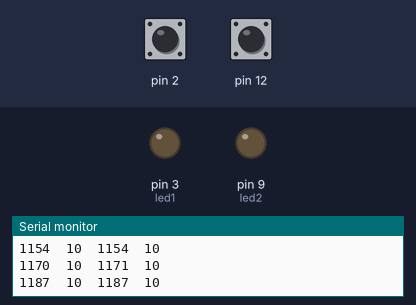
The sketch below on a simulated Arduino Uno, built with avr-gcc and run on an emulated ATmega328P. Parts: output pins drawn as LEDs (lit = HIGH), the last lines printed to the serial monitor. Dashed ring = blinking. Inputs (shaded band) come from the test bench; at power-on: pin 2 HIGH, pin 12 HIGH.

Above: at 1.2 s.
1.3 s: pin 2 pulled LOW for 1 s
At 2.7 s:
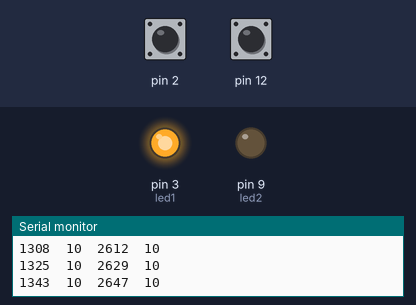
3.8 s: pin 12 pulled LOW for 1 s
At 5.0 s:
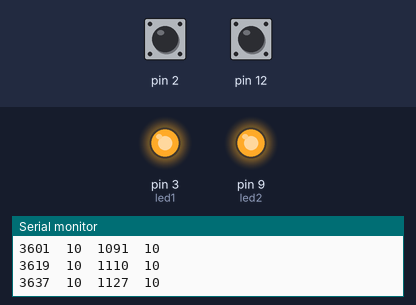
6.3 s: pin 2 pulled LOW for 0.15 s
At 7.5 s:
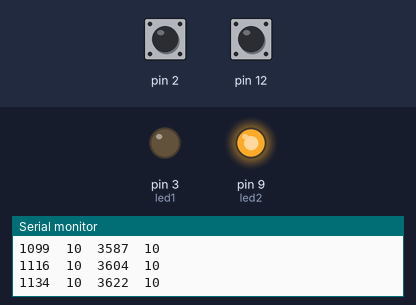
7.9 s: pin 12 pulled LOW for 0.15 s
At 9.1 s:
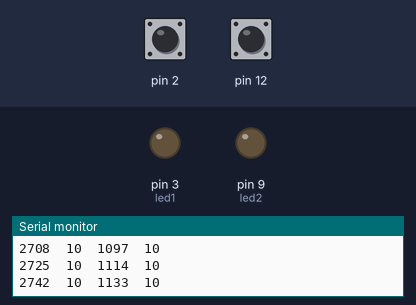
9.5 s: pin 12 pulled LOW for 3.2 s
At 10.2 s:
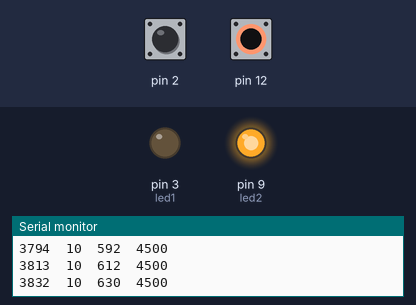
15.7 s: pin 12 pulsed LOW 5 times (0.12 s each, 0.3 s apart)
At 16.16 s:
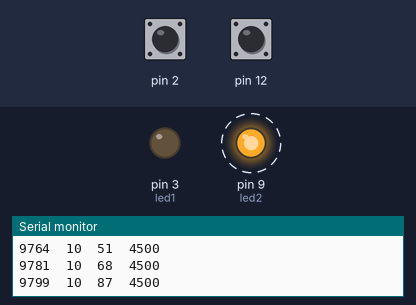
Timing chart, 0 to 18.7 s (numbered marks = the images above; inputs shaded):
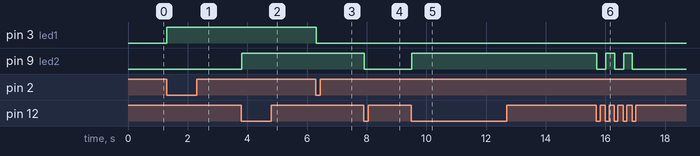

Measured:
- after the input at 1.3 s, pin 3 (led1): LOW → HIGH at once
- after the input at 3.8 s, pin 9 (led2): LOW → HIGH at once
- after the input at 6.3 s, pin 3 (led1): HIGH → LOW at once
- after the input at 7.9 s, pin 9 (led2): HIGH → LOW at once
- after the input at 9.5 s, pin 9 (led2): LOW → HIGH at once
- after the input at 15.7 s, pin 9 (led2): alternates HIGH for 0.29 s and LOW for 0.31 s, 5 changes in all, then stays LOW, starting at once

The sketch:

cap_sense_led.ino
```cpp
#include <CapacitiveSensor.h>

int led1 = 3;  //change '10' to any desired pin...
long time1 = 0;
long time2 = 0;
int led2 =  9;
int state1 = LOW;
int state2 = LOW;

boolean yes;
boolean yes1;
boolean previous1= false;
boolean previous2 = false;

int debounce = 200;

CapacitiveSensor   cs_5_2 = CapacitiveSensor(5,2); // 1M resistor between pins 5 & 2, pin 2 is sensor pin, add a wire and or foil if desired
CapacitiveSensor   cs_8_12 = CapacitiveSensor(8,12);// 1M resistor between pins 8 & 12, pin 12 is sensor pin, add a wire and or foil if desired
void setup()
{
   cs_5_2.set_CS_AutocaL_Millis(0xFFFFFFFF); //Calibrate the sensor...
   cs_8_12.set_CS_AutocaL_Millis(0xFFFFFFFF);
   pinMode(led1, OUTPUT);
   pinMode(led2, OUTPUT);
   Serial.begin(9600);
}

void loop()
{
    long total1 =  cs_5_2.capacitiveSensor(30);
    long total2 =  cs_8_12.capacitiveSensor(30);

    if (total1 > 60){yes = true;}
    else {yes = false;}

    // to toggle the state of state
    if(yes == true && previous1  == false && millis() - time1>debounce){

       if(state1 == LOW){
         state1 = HIGH;
       }
       else
         state1 = LOW;
         time1 = millis();

    }
    digitalWrite(led1, state1);
    previous1 = yes;

    if (total2 > 60){yes1 = true;}
    else {yes1 = false;}

    // to toggle the state of state
    if(yes1 == true && previous2  == false && millis() - time2>debounce){

       if(state2 == LOW){
         state2 = HIGH;
       }
       else
         state2 = LOW;
         time2 = millis();

    }
      digitalWrite(led2, state2);
    previous2 =  yes1;
      Serial.print(millis()-time1);
      Serial.print("\t");
      Serial.print(total1);
      Serial.print("\t");
      Serial.print(millis()-time2);
      Serial.print("\t");
      Serial.println(total2);
      delay(10);
}
```
